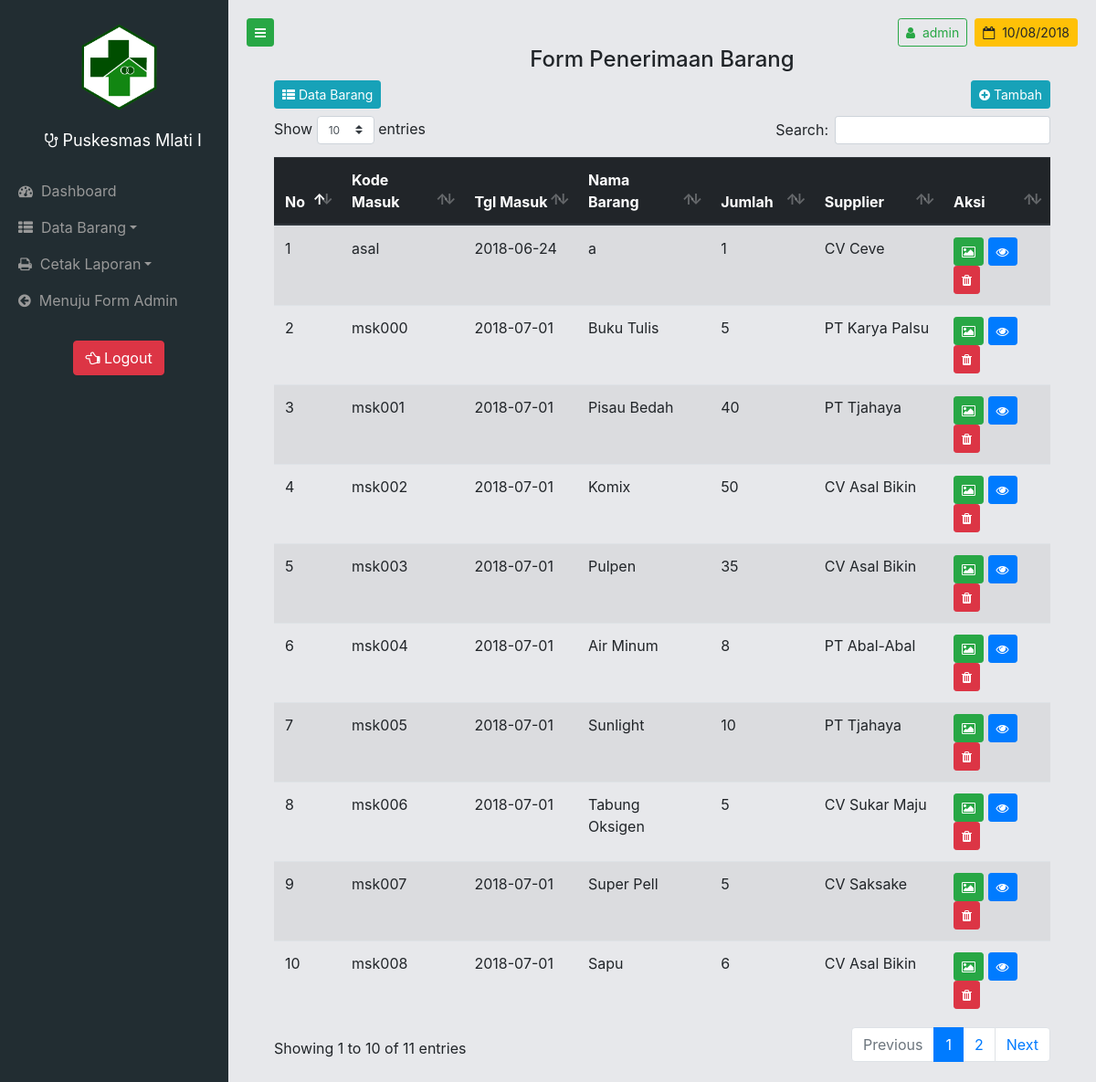
Before: /page/user/index.php?page=penerimaan (signed in) with the older database file.
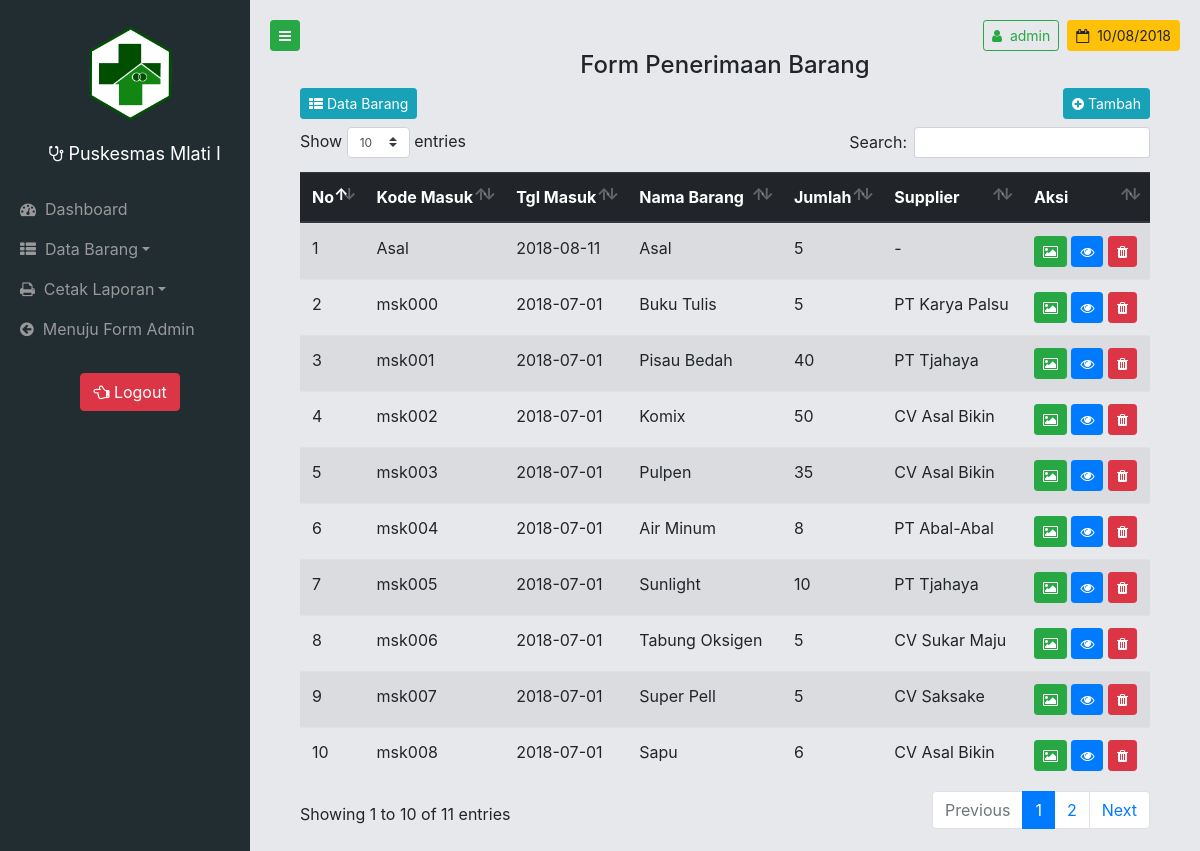
After: the same page with the newer database file.
### tables this page shows
CREATE TABLE `brgmasuk` (
  `kodemasuk` varchar(10) NOT NULL,
  `tglmasuk` date NOT NULL,
  `kodebrg` varchar(10) NOT NULL,
  `jumlah` int(10) NOT NULL
);

CREATE TABLE `barang` (
  `kodebrg` varchar(10) NOT NULL,
  `namabrg` varchar(50) NOT NULL,
  `kodejen` varchar(10) NOT NULL,
  `jumlah` int(10) NOT NULL,
  `harga` int(10) NOT NULL,
  `kodesatuan` varchar(10) NOT NULL,
  `tglmsk` date NOT NULL,
  `kodesup` varchar(10) NOT NULL,
  `foto` varchar(100) DEFAULT NULL
);

CREATE TABLE `supplier` (
  `kodesup` varchar(10) NOT NULL,
  `namasup` varchar(50) NOT NULL,
  `alamat` varchar(100) NOT NULL,
  `telp` int(15) NOT NULL,
  `kontak` varchar(30) NOT NULL,
  `ket` varchar(1000) DEFAULT NULL
);

### page/user/penerimaan.php (the view, shortened to what this page needs)
<?php
$sql = "SELECT brgmasuk.kodemasuk,brgmasuk.tglmasuk,barang.namabrg,brgmasuk.jumlah,supplier.namasup,barang.kodebrg,satuan.namasatuan,barang.foto FROM brgmasuk INNER JOIN barang ON brgmasuk.kodebrg = barang.kodebrg INNER JOIN supplier ON barang.kodesup = supplier.kodesup INNER JOIN satuan ON barang.kodesatuan = satuan.kodesatuan WHERE brgmasuk.jumlah!='0' ORDER BY brgmasuk.kodemasuk ASC";
$query = mysqli_query($con, $sql);
?>
<center>
	<h4>Form Penerimaan Barang</h4>
</center>
<div class="container-fluid mb-auto">
	<button type="button" class="btn btn-sm mb-2 btn-info" onclick="modalbarang();" data-toggle="tooltip" data-placement="left" title="Lihat Data Barang">
		<i class="fa fa-th-list"></i>&nbsp;Data Barang
	</button>
	<button type="button" class="btn btn-info btn-sm mb-2 float-right" onclick="showmodalmasuk();" data-toggle="tooltip" data-placement="left" title="Tambah Data">
		<i class="fa fa-plus-circle"></i>&nbsp;Tambah
	</button>
	<div class="table-responsive">
		<table class="table table-hover table-striped" id="tabbrgmasuk">
			<thead class="thead-dark">
				<tr>
					<th>No</th>
					<th>Kode Masuk</th>
					<th>Tgl Masuk</th>
					<th>Nama Barang</th>
					<th>Jumlah</th>
					<th>Supplier</th>
					<th>Aksi</th>
				</tr>
			</thead>
			<tbody>
				<?php
				$i = 1;
				while ($value = mysqli_fetch_row($query)) {
				?>
				<tr>
					<td><?php echo $i; ?></td>
					<td><?php echo $value[0] ?></td>
					<td><?php echo $value[1] ?></td>
					<td><?php echo $value[2] ?></td>
					<td><?php echo $value[3] ?></td>
					<td><?php echo $value[4] ?></td>
					<td>
						<button type="button" class="btn btn-success btn-sm" data-toggle="tooltip" data-placement="top" title="Lihat Gambar" onclick="gambar('<?php echo $value[2] ?>','<?php echo $value[7] ?>');">
							<i class="fa fa-image"></i>
						</button>
						<button type="button" class="btn btn-primary btn-sm" data-toggle="tooltip" data-placement="top" title="Detail Data"  onclick="showmodaldet('<?php echo $value[7] ?>','<?php echo $value[0] ?>','<?php echo $value[2] ?>',<?php echo $value[3] ?>,'<?php echo $value[6] ?>','<?php echo $value[1] ?>','<?php echo $value[4] ?>');">
							<i class="fa fa-eye"></i>
						</button>
						<button type="button" class="btn btn-danger btn-sm" data-toggle="tooltip" data-placement="top" title="Hapus Data" onclick="showmodaldel('<?php echo $value[0] ?>','<?php echo $value[1] ?>','<?php echo $value[5] ?>','<?php echo $value[2] ?>',<?php echo $value[3] ?>);">
							<i class="fa fa-trash"></i>
						</button>
					</td>
				</tr>
				<?php
				$i++;
				}
				?>
			</tbody>
		</table>
	</div>
</div>

Changed rows visible on the page:
removed brgmasuk: kodemasuk "asal", tglmasuk "2018-06-24", kodebrg.namabrg "a", jumlah "1", supplier.namasup "CV Ceve"
added brgmasuk: kodemasuk "Asal", tglmasuk "2018-08-11", kodebrg.namabrg "Asal", jumlah "5", supplier.namasup "-"
